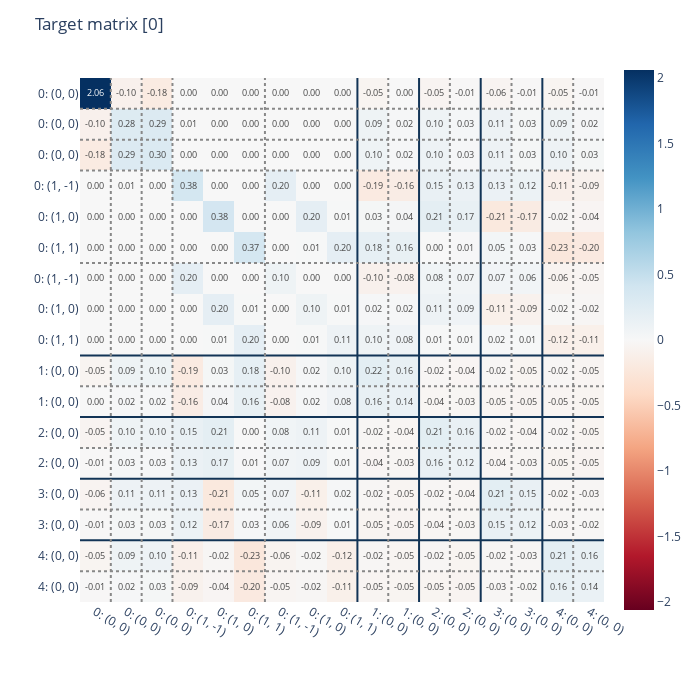
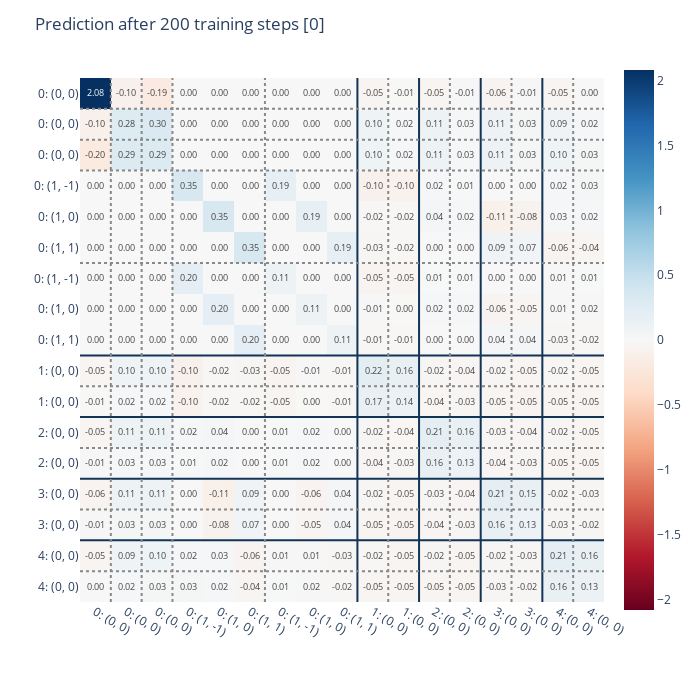

The notebook cell these images were saved under, in order:
### Code cell
from graph2mat.tools.viz import plot_basis_matrix

# predict the density matrixes of the first sample of the validation set
sample = next(iter(val_loader))
# model_100.eval()
# prediction = model_100(sample)
model_1000.eval()
prediction = model_1000(sample)

def plot_matrices(data, predictions=None, title="", show=True):
    """Helper function to plot (possibly batched) matrices"""

    matrices = processor.matrix_from_data(data, predictions=predictions)

    if not isinstance(matrices, (tuple, list)):
        matrices = (matrices,)

    for i, (config, matrix) in enumerate(zip(configs, matrices)):
        if show is True or show == i:
            plot_basis_matrix(
                matrix,
                config,
                point_lines={"color": "#123456"},
                basis_lines={"color": "#888888"},
                colorscale="RdBu",
                text=".2f",
                basis_labels=True,
            ).update_layout(title=f"{title} [{i}]", width=700, height=700).show()

          
plot_matrices(sample, title=f"Target matrix", show=0)
plot_matrices(
    sample,
    predictions={
        "node_labels": prediction['node_labels'],
        "edge_labels": prediction['edge_labels'],
    },
    title=f"Prediction after {200} training steps",
    show=0,
)

### Figure 1 — Plotly figure (JSON) as saved in the notebook; plotly's stock layout.template omitted (floating-point values rounded to 4 significant figures; data arrays with more than 128 entries replaced by an {"elided": "..."} marker saying what was removed)
{"data": [{"coloraxis": "coloraxis", "hovertemplate": "x: %{x}<br>y: %{y}<br>color: %{z}<extra></extra>", "name": "0", "texttemplate": "%{z:.2f}", "type": "heatmap", "xaxis": "x", "yaxis": "y", "z": {"elided": "17x17 float values"}}], "layout": {"coloraxis": {"cmid": 0, "colorscale": [[0, "rgb(103,0,31)"], [0.1, "rgb(178,24,43)"], [0.2, "rgb(214,96,77)"], [0.3, "rgb(244,165,130)"], [0.4, "rgb(253,219,199)"], [0.5, "rgb(247,247,247)"], [0.6, "rgb(209,229,240)"], [0.7, "rgb(146,197,222)"], [0.8, "rgb(67,147,195)"], [0.9, "rgb(33,102,172)"], [1, "rgb(5,48,97)"]]}, "height": 700, "margin": {"t": 60}, "shapes": [{"line": {"color": "#123456"}, "type": "line", "x0": 0, "x1": 1, "xref": "x domain", "y0": 8.5, "y1": 8.5, "yref": "y"}, {"line": {"color": "#123456"}, "type": "line", "x0": 8.5, "x1": 8.5, "xref": "x", "y0": 0, "y1": 1, "yref": "y domain"}, {"line": {"color": "#123456"}, "type": "line", "x0": 0, "x1": 1, "xref": "x domain", "y0": 10.5, "y1": 10.5, "yref": "y"}, {"line": {"color": "#123456"}, "type": "line", "x0": 10.5, "x1": 10.5, "xref": "x", "y0": 0, "y1": 1, "yref": "y domain"}, {"line": {"color": "#123456"}, "type": "line", "x0": 0, "x1": 1, "xref": "x domain", "y0": 12.5, "y1": 12.5, "yref": "y"}, {"line": {"color": "#123456"}, "type": "line", "x0": 12.5, "x1": 12.5, "xref": "x", "y0": 0, "y1": 1, "yref": "y domain"}, {"line": {"color": "#123456"}, "type": "line", "x0": 0, "x1": 1, "xref": "x domain", "y0": 14.5, "y1": 14.5, "yref": "y"}, {"line": {"color": "#123456"}, "type": "line", "x0": 14.5, "x1": 14.5, "xref": "x", "y0": 0, "y1": 1, "yref": "y domain"}, {"line": {"color": "#888888", "dash": "dot"}, "type": "line", "x0": 0, "x1": 1, "xref": "x domain", "y0": 0.5, "y1": 0.5, "yref": "y"}, {"line": {"color": "#888888", "dash": "dot"}, "type": "line", "x0": 0.5, "x1": 0.5, "xref": "x", "y0": 0, "y1": 1, "yref": "y domain"}, {"line": {"color": "#888888", "dash": "dot"}, "type": "line", "x0": 0, "x1": 1, "xref": "x domain", "y0": 1.5, "y1": 1.5, "yref": "y"}, {"line": {"color": "#888888", "dash": "dot"}, "type": "line", "x0": 1.5, "x1": 1.5, "xref": "x", "y0": 0, "y1": 1, "yref": "y domain"}, {"line": {"color": "#888888", "dash": "dot"}, "type": "line", "x0": 0, "x1": 1, "xref": "x domain", "y0": 2.5, "y1": 2.5, "yref": "y"}, {"line": {"color": "#888888", "dash": "dot"}, "type": "line", "x0": 2.5, "x1": 2.5, "xref": "x", "y0": 0, "y1": 1, "yref": "y domain"}, {"line": {"color": "#888888", "dash": "dot"}, "type": "line", "x0": 0, "x1": 1, "xref": "x domain", "y0": 5.5, "y1": 5.5, "yref": "y"}, {"line": {"color": "#888888", "dash": "dot"}, "type": "line", "x0": 5.5, "x1": 5.5, "xref": "x", "y0": 0, "y1": 1, "yref": "y domain"}, {"line": {"color": "#888888", "dash": "dot"}, "type": "line", "x0": 0, "x1": 1, "xref": "x domain", "y0": 9.5, "y1": 9.5, "yref": "y"}, {"line": {"color": "#888888", "dash": "dot"}, "type": "line", "x0": 9.5, "x1": 9.5, "xref": "x", "y0": 0, "y1": 1, "yref": "y domain"}, {"line": {"color": "#888888", "dash": "dot"}, "type": "line", "x0": 0, "x1": 1, "xref": "x domain", "y0": 11.5, "y1": 11.5, "yref": "y"}, {"line": {"color": "#888888", "dash": "dot"}, "type": "line", "x0": 11.5, "x1": 11.5, "xref": "x", "y0": 0, "y1": 1, "yref": "y domain"}, {"line": {"color": "#888888", "dash": "dot"}, "type": "line", "x0": 0, "x1": 1, "xref": "x domain", "y0": 13.5, "y1": 13.5, "yref": "y"}, {"line": {"color": "#888888", "dash": "dot"}, "type": "line", "x0": 13.5, "x1": 13.5, "xref": "x", "y0": 0, "y1": 1, "yref": "y domain"}, {"line": {"color": "#888888", "dash": "dot"}, "type": "line", "x0": 0, "x1": 1, "xref": "x domain", "y0": 15.5, "y1": 15.5, "yref": "y"}, {"line": {"color": "#888888", "dash": "dot"}, "type": "line", "x0": 15.5, "x1": 15.5, "xref": "x", "y0": 0, "y1": 1, "yref": "y domain"}], "title": {"text": "Target matrix [0]"}, "width": 700, "xaxis": {"anchor": "y", "constrain": "domain", "domain": [0, 1], "scaleanchor": "y", "ticktext": ["0: (0, 0)", "0: (0, 0)", "0: (0, 0)", "0: (1, -1)", "0: (1, 0)", "0: (1, 1)", "0: (1, -1)", "0: (1, 0)", "0: (1, 1)", "1: (0, 0)", "1: (0, 0)", "2: (0, 0)", "2: (0, 0)", "3: (0, 0)", "3: (0, 0)", "4: (0, 0)", "4: (0, 0)"], "tickvals": [0, 1, 2, 3, 4, 5, 6, 7, 8, 9, 10, 11, 12, 13, 14, 15, 16]}, "yaxis": {"anchor": "x", "autorange": "reversed", "constrain": "domain", "domain": [0, 1], "ticktext": ["0: (0, 0)", "0: (0, 0)", "0: (0, 0)", "0: (1, -1)", "0: (1, 0)", "0: (1, 1)", "0: (1, -1)", "0: (1, 0)", "0: (1, 1)", "1: (0, 0)", "1: (0, 0)", "2: (0, 0)", "2: (0, 0)", "3: (0, 0)", "3: (0, 0)", "4: (0, 0)", "4: (0, 0)"], "tickvals": [0, 1, 2, 3, 4, 5, 6, 7, 8, 9, 10, 11, 12, 13, 14, 15, 16]}}}

### Figure 2 — Plotly figure (JSON) as saved in the notebook; plotly's stock layout.template omitted (floating-point values rounded to 4 significant figures; data arrays with more than 128 entries replaced by an {"elided": "..."} marker saying what was removed)
{"data": [{"coloraxis": "coloraxis", "hovertemplate": "x: %{x}<br>y: %{y}<br>color: %{z}<extra></extra>", "name": "0", "texttemplate": "%{z:.2f}", "type": "heatmap", "xaxis": "x", "yaxis": "y", "z": {"elided": "17x17 float values"}}], "layout": {"coloraxis": {"cmid": 0, "colorscale": [[0, "rgb(103,0,31)"], [0.1, "rgb(178,24,43)"], [0.2, "rgb(214,96,77)"], [0.3, "rgb(244,165,130)"], [0.4, "rgb(253,219,199)"], [0.5, "rgb(247,247,247)"], [0.6, "rgb(209,229,240)"], [0.7, "rgb(146,197,222)"], [0.8, "rgb(67,147,195)"], [0.9, "rgb(33,102,172)"], [1, "rgb(5,48,97)"]]}, "height": 700, "margin": {"t": 60}, "shapes": [{"line": {"color": "#123456"}, "type": "line", "x0": 0, "x1": 1, "xref": "x domain", "y0": 8.5, "y1": 8.5, "yref": "y"}, {"line": {"color": "#123456"}, "type": "line", "x0": 8.5, "x1": 8.5, "xref": "x", "y0": 0, "y1": 1, "yref": "y domain"}, {"line": {"color": "#123456"}, "type": "line", "x0": 0, "x1": 1, "xref": "x domain", "y0": 10.5, "y1": 10.5, "yref": "y"}, {"line": {"color": "#123456"}, "type": "line", "x0": 10.5, "x1": 10.5, "xref": "x", "y0": 0, "y1": 1, "yref": "y domain"}, {"line": {"color": "#123456"}, "type": "line", "x0": 0, "x1": 1, "xref": "x domain", "y0": 12.5, "y1": 12.5, "yref": "y"}, {"line": {"color": "#123456"}, "type": "line", "x0": 12.5, "x1": 12.5, "xref": "x", "y0": 0, "y1": 1, "yref": "y domain"}, {"line": {"color": "#123456"}, "type": "line", "x0": 0, "x1": 1, "xref": "x domain", "y0": 14.5, "y1": 14.5, "yref": "y"}, {"line": {"color": "#123456"}, "type": "line", "x0": 14.5, "x1": 14.5, "xref": "x", "y0": 0, "y1": 1, "yref": "y domain"}, {"line": {"color": "#888888", "dash": "dot"}, "type": "line", "x0": 0, "x1": 1, "xref": "x domain", "y0": 0.5, "y1": 0.5, "yref": "y"}, {"line": {"color": "#888888", "dash": "dot"}, "type": "line", "x0": 0.5, "x1": 0.5, "xref": "x", "y0": 0, "y1": 1, "yref": "y domain"}, {"line": {"color": "#888888", "dash": "dot"}, "type": "line", "x0": 0, "x1": 1, "xref": "x domain", "y0": 1.5, "y1": 1.5, "yref": "y"}, {"line": {"color": "#888888", "dash": "dot"}, "type": "line", "x0": 1.5, "x1": 1.5, "xref": "x", "y0": 0, "y1": 1, "yref": "y domain"}, {"line": {"color": "#888888", "dash": "dot"}, "type": "line", "x0": 0, "x1": 1, "xref": "x domain", "y0": 2.5, "y1": 2.5, "yref": "y"}, {"line": {"color": "#888888", "dash": "dot"}, "type": "line", "x0": 2.5, "x1": 2.5, "xref": "x", "y0": 0, "y1": 1, "yref": "y domain"}, {"line": {"color": "#888888", "dash": "dot"}, "type": "line", "x0": 0, "x1": 1, "xref": "x domain", "y0": 5.5, "y1": 5.5, "yref": "y"}, {"line": {"color": "#888888", "dash": "dot"}, "type": "line", "x0": 5.5, "x1": 5.5, "xref": "x", "y0": 0, "y1": 1, "yref": "y domain"}, {"line": {"color": "#888888", "dash": "dot"}, "type": "line", "x0": 0, "x1": 1, "xref": "x domain", "y0": 9.5, "y1": 9.5, "yref": "y"}, {"line": {"color": "#888888", "dash": "dot"}, "type": "line", "x0": 9.5, "x1": 9.5, "xref": "x", "y0": 0, "y1": 1, "yref": "y domain"}, {"line": {"color": "#888888", "dash": "dot"}, "type": "line", "x0": 0, "x1": 1, "xref": "x domain", "y0": 11.5, "y1": 11.5, "yref": "y"}, {"line": {"color": "#888888", "dash": "dot"}, "type": "line", "x0": 11.5, "x1": 11.5, "xref": "x", "y0": 0, "y1": 1, "yref": "y domain"}, {"line": {"color": "#888888", "dash": "dot"}, "type": "line", "x0": 0, "x1": 1, "xref": "x domain", "y0": 13.5, "y1": 13.5, "yref": "y"}, {"line": {"color": "#888888", "dash": "dot"}, "type": "line", "x0": 13.5, "x1": 13.5, "xref": "x", "y0": 0, "y1": 1, "yref": "y domain"}, {"line": {"color": "#888888", "dash": "dot"}, "type": "line", "x0": 0, "x1": 1, "xref": "x domain", "y0": 15.5, "y1": 15.5, "yref": "y"}, {"line": {"color": "#888888", "dash": "dot"}, "type": "line", "x0": 15.5, "x1": 15.5, "xref": "x", "y0": 0, "y1": 1, "yref": "y domain"}], "title": {"text": "Prediction after 200 training steps [0]"}, "width": 700, "xaxis": {"anchor": "y", "constrain": "domain", "domain": [0, 1], "scaleanchor": "y", "ticktext": ["0: (0, 0)", "0: (0, 0)", "0: (0, 0)", "0: (1, -1)", "0: (1, 0)", "0: (1, 1)", "0: (1, -1)", "0: (1, 0)", "0: (1, 1)", "1: (0, 0)", "1: (0, 0)", "2: (0, 0)", "2: (0, 0)", "3: (0, 0)", "3: (0, 0)", "4: (0, 0)", "4: (0, 0)"], "tickvals": [0, 1, 2, 3, 4, 5, 6, 7, 8, 9, 10, 11, 12, 13, 14, 15, 16]}, "yaxis": {"anchor": "x", "autorange": "reversed", "constrain": "domain", "domain": [0, 1], "ticktext": ["0: (0, 0)", "0: (0, 0)", "0: (0, 0)", "0: (1, -1)", "0: (1, 0)", "0: (1, 1)", "0: (1, -1)", "0: (1, 0)", "0: (1, 1)", "1: (0, 0)", "1: (0, 0)", "2: (0, 0)", "2: (0, 0)", "3: (0, 0)", "3: (0, 0)", "4: (0, 0)", "4: (0, 0)"], "tickvals": [0, 1, 2, 3, 4, 5, 6, 7, 8, 9, 10, 11, 12, 13, 14, 15, 16]}}}
